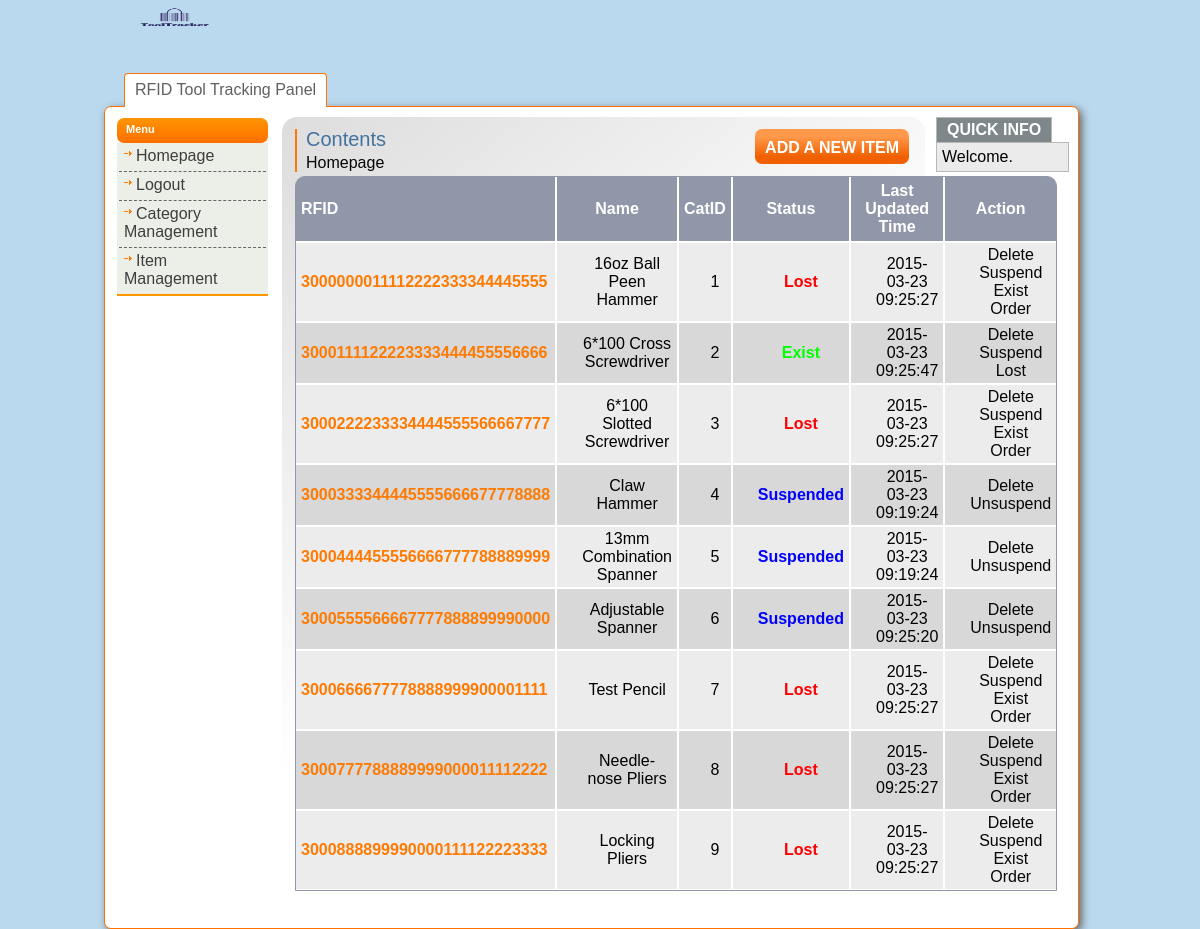
/item.php, run on the app's committed database.
### tables this page shows
CREATE TABLE IF NOT EXISTS `item` (
  `rfid` varchar(50) NOT NULL,
  `catid` bigint(20) NOT NULL,
  `status` varchar(10) NOT NULL,
  `posttime` timestamp NOT NULL DEFAULT CURRENT_TIMESTAMP,
  PRIMARY KEY (`rfid`)
);

CREATE TABLE IF NOT EXISTS `category` (
  `catid` bigint(20) unsigned NOT NULL AUTO_INCREMENT,
  `name` varchar(100) NOT NULL,
  `ttl` int(11) NOT NULL DEFAULT '0',
  `descs` varchar(1000) NOT NULL,
  PRIMARY KEY (`catid`)
);

### item.php (the view, shortened to what the rows shown need)
<?php
	$db = new Database();
	$items = $db->getJoinResult();
?>
<!DOCTYPE html>
<html>
<head>
    <link  href="css/admin.css" rel="stylesheet" type="text/css" />
</head>
<body>
    <div id="main">
        <div id="middle">
            <div id="center-column">
                <div class="top-bar">
                    <h1>Contents</h1>
                </div>
                <div class="table">
                    <table class="listing tablesorter" cellpadding="0" cellspacing="0" id="myTable">
                        <thead><tr>
                            <th>RFID</th>
                            <th>Name</th>
                            <th>CatID</th>
                            <th>Status</th>
                            <th>Last Updated Time</th>
                            <th>Action</th>
                        </tr></thead><tbody>
                        <tr>
							<?php foreach ($items as $item){
							$ahhaYey = '<a href="itemm.php?action=delete&rfid='.$item['rfid'].'">Delete</a></br>';
		$t = '<a href="itemm.php?action=suspend&rfid='.$item['rfid'].'">Suspend</a></br>';
		$y = '<a href="itemm.php?action=unsuspend&rfid='.$item['rfid'].'">Unsuspend</a></br>';
		$u = '<a href="itemm.php?action=lost&rfid='.$item['rfid'].'">Lost</a></br>';
		$i = '<a href="itemm.php?action=exist&rfid='.$item['rfid'].'">Exist</a></br>';
		if ($item['status'] =='Suspended'){
			$ahhaYey .=$y;
		}else if ($item['status'] =='Lost'){
			$ahhaYey .=$t.$i.'<a href="#">Order</a></br>';
		}else if ($item['status'] =='Exist'){
			$ahhaYey .=$t.$u;
		} ?>
                            <td class="style1"><?php echo $item['rfid']?></td>
                            <td class="style3"><?php echo $item['name']?></td>
                            <td class="style3"><?php echo $item['catID']?></td>
                            <td class="style3"><?php
                            $k ='';
                            switch($item['status']){
                            case 'Lost': $k.='red'; break;
                            case 'Exist': $k.='green'; break;
                            case 'Suspended': $k.='blue'; break;
                            }
                            echo  '<'. $k .'>'. $item['status'] . '</'. $k .'>';
                            ?></td>
                            <td class="style3"><?php echo $item['posttime']?></td>
                            <td class="style3"><?php echo $ahhaYey?></td>
                        </tr>
                            <?php } ?></tbody>
                    </table>
                </div>
            </div>
        </div>
    </div>
</body>
</html>

### data on the page
item: rfid "3000000011112222333344445555", catid.name "16oz Ball Peen Hammer", catid.catid "1", status "Lost", posttime "2015-03-23 09:25:27"
item: rfid "3000111122223333444455556666", catid.name "6*100 Cross Screwdriver", catid.catid "2", status "Exist", posttime "2015-03-23 09:25:47"
item: rfid "3000222233334444555566667777", catid.name "6*100 Slotted Screwdriver", catid.catid "3", status "Lost", posttime "2015-03-23 09:25:27"
item: rfid "3000333344445555666677778888", catid.name "Claw Hammer", catid.catid "4", status "Suspended", posttime "2015-03-23 09:19:24"
item: rfid "3000444455556666777788889999", catid.name "13mm Combination Spanner", catid.catid "5", status "Suspended", posttime "2015-03-23 09:19:24"
item: rfid "3000555566667777888899990000", catid.name "Adjustable Spanner", catid.catid "6", status "Suspended", posttime "2015-03-23 09:25:20"
item: rfid "3000666677778888999900001111", catid.name "Test Pencil", catid.catid "7", status "Lost", posttime "2015-03-23 09:25:27"
item: rfid "3000777788889999000011112222", catid.name "Needle-nose Pliers", catid.catid "8", status "Lost", posttime "2015-03-23 09:25:27"
item: rfid "3000888899990000111122223333", catid.name "Locking Pliers", catid.catid "9", status "Lost", posttime "2015-03-23 09:25:27"
